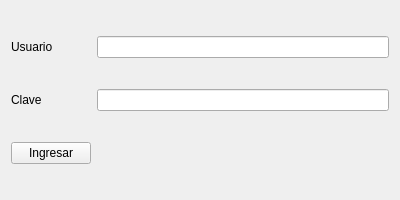
<?xml version="1.0" encoding="UTF-8"?>
<ui version="4.0">
 <class>acceso</class>
 <widget class="QWidget" name="acceso">
  <property name="geometry">
   <rect>
    <x>0</x>
    <y>0</y>
    <width>400</width>
    <height>200</height>
   </rect>
  </property>
  <property name="minimumSize">
   <size>
    <width>200</width>
    <height>100</height>
   </size>
  </property>
  <property name="maximumSize">
   <size>
    <width>400</width>
    <height>200</height>
   </size>
  </property>
  <property name="windowTitle">
   <string>acceso</string>
  </property>
  <layout class="QGridLayout" name="gridLayout">
   <item row="0" column="0">
    <widget class="QLabel" name="lUsuario">
     <property name="text">
      <string>Usuario</string>
     </property>
    </widget>
   </item>
   <item row="0" column="1">
    <widget class="QLineEdit" name="leUsuario"/>
   </item>
   <item row="1" column="0">
    <widget class="QLabel" name="lClave">
     <property name="text">
      <string>Clave</string>
     </property>
    </widget>
   </item>
   <item row="1" column="1">
    <widget class="QLineEdit" name="leClave"/>
   </item>
   <item row="2" column="0">
    <widget class="QPushButton" name="pningresar">
     <property name="text">
      <string>Ingresar</string>
     </property>
    </widget>
   </item>
   <item row="2" column="1">
    <spacer name="horizontalSpacer">
     <property name="orientation">
      <enum>Qt::Horizontal</enum>
     </property>
     <property name="sizeHint" stdset="0">
      <size>
       <width>298</width>
       <height>20</height>
      </size>
     </property>
    </spacer>
   </item>
  </layout>
 </widget>
 <resources/>
 <connections/>
</ui>
